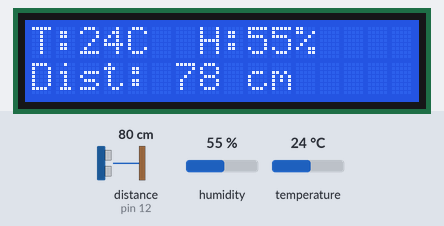
Recording of a sketch running on a simulated Arduino Uno, built with avr-gcc and run on an emulated ATmega328P. Parts: 16×2 character LCD. Wiring (inferred from the names in the program): ultrasonic range finder: trigger pin 11; echo pin 12. The inputs (shaded band) are chosen by the test bench; at power-on: humidity 55 %, distance to the obstacle (sensor on pin 12) 80 cm, temperature 24 °C. The echo pulse lasts 58.3 µs per cm.

Above: at 3.2 s.
3.3 s: humidity set to 68 %
At 5.6 s:
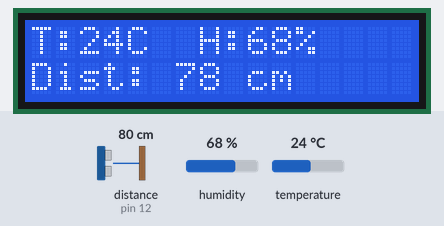
8.2 s: distance to the obstacle (sensor on pin 12) set to 2 cm
At 8.7 s:
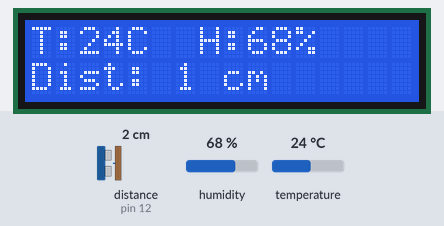
12.8 s: temperature set to 12 °C
At 15.6 s:
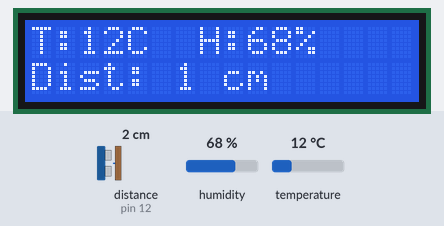
19.0 s: distance to the obstacle (sensor on pin 12) set to 4 cm
At 19.5 s:
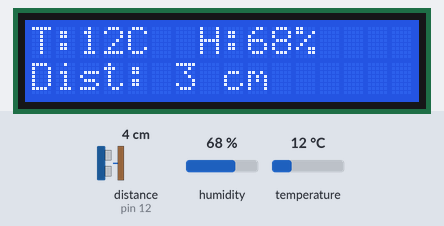
21.1 s: humidity set to 22 %
At 24.3 s:
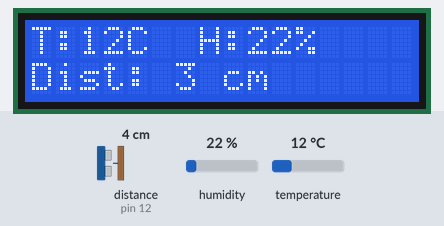
25.2 s: distance to the obstacle (sensor on pin 12) set to 9 cm
At 26.5 s:
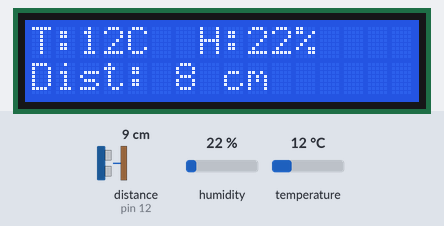
Timing chart, 0 to 28.2 s (numbered marks = the images above; inputs shaded):
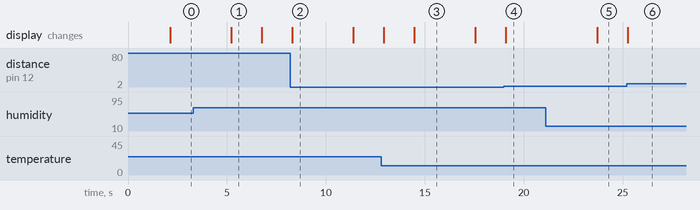

The sketch:

09.11.ino
```cpp
#include <Wire.h>
#include <LiquidCrystal_I2C.h>
#include <DHT.h>

LiquidCrystal_I2C lcd(0x27, 16, 2);

const int trigPin = 11;
const int echoPin = 12;

#define DHTPIN 10
#define DHTTYPE DHT11
DHT dht(DHTPIN, DHTTYPE);

void setup() {
  lcd.init();
  lcd.backlight();

  dht.begin();

  pinMode(trigPin, OUTPUT);
  pinMode(echoPin, INPUT);

  lcd.setCursor(0, 0);
  delay(2000);
  lcd.clear();
}

void loop() {
  digitalWrite(trigPin, LOW);
  delayMicroseconds(2);
  digitalWrite(trigPin, HIGH);
  delayMicroseconds(10);
  digitalWrite(trigPin, LOW);

  long duration = pulseIn(echoPin, HIGH);
  int distance = duration * 0.034 / 2;

  int humidity = dht.readHumidity();
  int temperature = dht.readTemperature();

  lcd.setCursor(0, 0);
  lcd.print("T:");
  lcd.print(temperature);
  lcd.print("C  H:");
  lcd.print(humidity);
  lcd.print("%   ");

  lcd.setCursor(0, 1);
  lcd.print("Dist: ");
  lcd.print(distance);
  lcd.print(" cm    ");

  delay(1500);
}
```

Measured:
- after the input at 3.3 s, the display: changes after 1.9 s (image 1)
- after the input at 8.2 s, the display: changes after 0.11 s (image 2)
- after the input at 12.8 s, the display: first differs from a run without the input after 1.7 s (image 3)
- after the input at 19.0 s, the display: changes after 0.08 s (image 4)
- after the input at 21.1 s, the display: changes after 2.6 s (image 5)
- after the input at 25.2 s, the display: changes at once (image 6)
- what the display in image 2 shows lasts 3.1 s, from 8.3 s to 11.4 s
